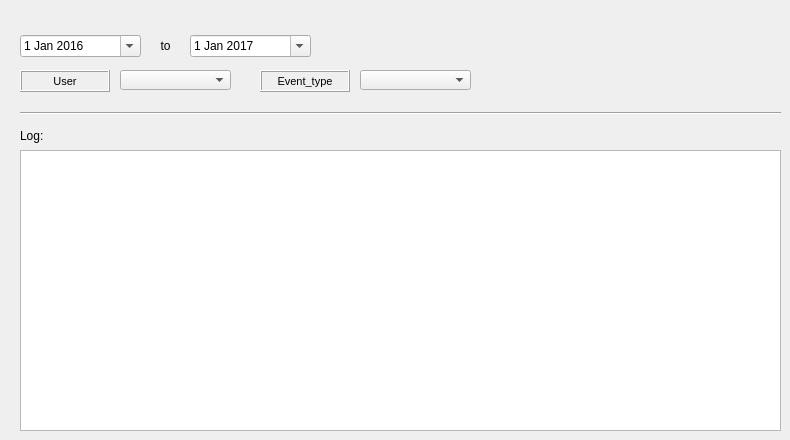
   <widget class="QWidget" name="tab_9">
    <attribute name="title">
     <string>Log</string>
    </attribute>
    <widget class="QComboBox" name="log_event_type">
     <property name="geometry">
      <rect>
       <x>360</x>
       <y>70</y>
       <width>111</width>
       <height>20</height>
      </rect>
     </property>
    </widget>
    <widget class="QTableWidget" name="tbl_log">
     <property name="geometry">
      <rect>
       <x>20</x>
       <y>150</y>
       <width>761</width>
       <height>281</height>
      </rect>
     </property>
    </widget>
    <widget class="QLabel" name="label_log">
     <property name="geometry">
      <rect>
       <x>20</x>
       <y>125</y>
       <width>90</width>
       <height>22</height>
      </rect>
     </property>
     <property name="font">
      <font>
       <pointsize>9</pointsize>
      </font>
     </property>
     <property name="frameShape">
      <enum>QFrame::NoFrame</enum>
     </property>
     <property name="frameShadow">
      <enum>QFrame::Plain</enum>
     </property>
     <property name="text">
      <string>Log:</string>
     </property>
     <property name="textFormat">
      <enum>Qt::AutoText</enum>
     </property>
     <property name="scaledContents">
      <bool>false</bool>
     </property>
     <property name="alignment">
      <set>Qt::AlignLeading|Qt::AlignLeft|Qt::AlignVCenter</set>
     </property>
     <property name="margin">
      <number>3</number>
     </property>
    </widget>
    <widget class="QLabel" name="label_log_user">
     <property name="geometry">
      <rect>
       <x>20</x>
       <y>70</y>
       <width>90</width>
       <height>22</height>
      </rect>
     </property>
     <property name="font">
      <font>
       <pointsize>8</pointsize>
      </font>
     </property>
     <property name="frameShape">
      <enum>QFrame::Box</enum>
     </property>
     <property name="frameShadow">
      <enum>QFrame::Raised</enum>
     </property>
     <property name="text">
      <string>User</string>
     </property>
     <property name="textFormat">
      <enum>Qt::AutoText</enum>
     </property>
     <property name="scaledContents">
      <bool>false</bool>
     </property>
     <property name="alignment">
      <set>Qt::AlignCenter</set>
     </property>
     <property name="margin">
      <number>3</number>
     </property>
    </widget>
    <widget class="Line" name="line_14">
     <property name="geometry">
      <rect>
       <x>20</x>
       <y>105</y>
       <width>761</width>
       <height>16</height>
      </rect>
     </property>
     <property name="orientation">
      <enum>Qt::Horizontal</enum>
     </property>
    </widget>
    <widget class="QComboBox" name="log_user">
     <property name="geometry">
      <rect>
       <x>120</x>
       <y>70</y>
       <width>111</width>
       <height>20</height>
      </rect>
     </property>
    </widget>
    <widget class="QLabel" name="label_log_event_type">
     <property name="geometry">
      <rect>
       <x>260</x>
       <y>70</y>
       <width>90</width>
       <height>22</height>
      </rect>
     </property>
     <property name="font">
      <font>
       <pointsize>8</pointsize>
      </font>
     </property>
     <property name="frameShape">
      <enum>QFrame::Box</enum>
     </property>
     <property name="frameShadow">
      <enum>QFrame::Raised</enum>
     </property>
     <property name="text">
      <string>Event_type</string>
     </property>
     <property name="textFormat">
      <enum>Qt::AutoText</enum>
     </property>
     <property name="scaledContents">
      <bool>false</bool>
     </property>
     <property name="alignment">
      <set>Qt::AlignCenter</set>
     </property>
     <property name="margin">
      <number>3</number>
     </property>
    </widget>
    <widget class="QDateEdit" name="date_log_from">
     <property name="geometry">
      <rect>
       <x>20</x>
       <y>35</y>
       <width>121</width>
       <height>22</height>
      </rect>
     </property>
     <property name="date">
      <date>
       <year>2016</year>
       <month>1</month>
       <day>1</day>
      </date>
     </property>
     <property name="calendarPopup">
      <bool>true</bool>
     </property>
    </widget>
    <widget class="QDateEdit" name="date_log_to">
     <property name="geometry">
      <rect>
       <x>190</x>
       <y>35</y>
       <width>121</width>
       <height>22</height>
      </rect>
     </property>
     <property name="date">
      <date>
       <year>2017</year>
       <month>1</month>
       <day>1</day>
      </date>
     </property>
     <property name="calendarPopup">
      <bool>true</bool>
     </property>
    </widget>
    <widget class="QLabel" name="label_log_to">
     <property name="geometry">
      <rect>
       <x>150</x>
       <y>35</y>
       <width>31</width>
       <height>22</height>
      </rect>
     </property>
     <property name="font">
      <font>
       <pointsize>9</pointsize>
      </font>
     </property>
     <property name="frameShape">
      <enum>QFrame::NoFrame</enum>
     </property>
     <property name="frameShadow">
      <enum>QFrame::Raised</enum>
     </property>
     <property name="text">
      <string>to</string>
     </property>
     <property name="textFormat">
      <enum>Qt::AutoText</enum>
     </property>
     <property name="scaledContents">
      <bool>false</bool>
     </property>
     <property name="alignment">
      <set>Qt::AlignCenter</set>
     </property>
     <property name="margin">
      <number>3</number>
     </property>
    </widget>
   </widget>
